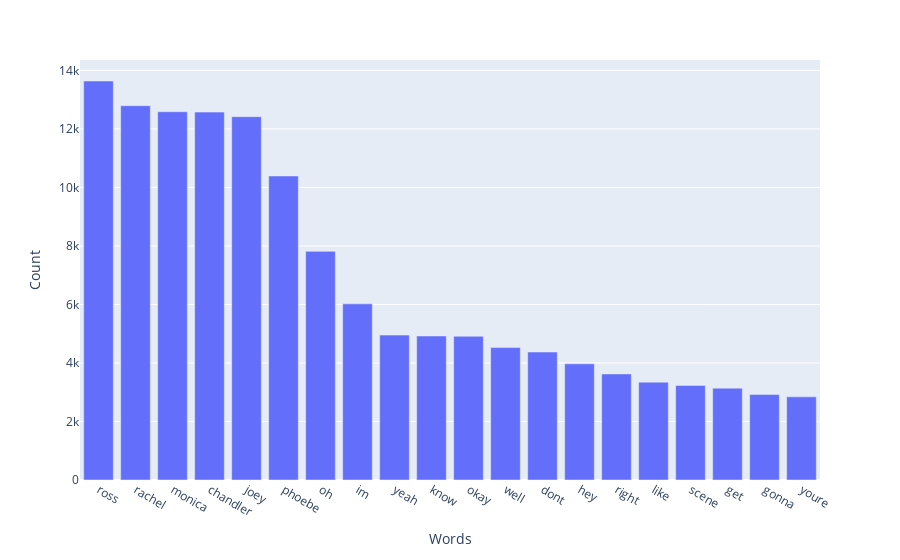

The code cell stored with this chart in its notebook:
### Code cell
fig = px.bar(frequent_words[:20], x='Words', y='Count')
fig.show()

### Figure 1 — Plotly figure (JSON) as saved in the notebook; plotly's stock layout.template omitted (floating-point values rounded to 4 significant figures)
{"data": [{"alignmentgroup": "True", "hovertemplate": "Words=%{x}<br>Count=%{y}<extra></extra>", "legendgroup": "", "marker": {"color": "#636efa", "pattern": {"shape": ""}}, "name": "", "offsetgroup": "", "orientation": "v", "showlegend": false, "textposition": "auto", "type": "bar", "x": ["ross", "rachel", "monica", "chandler", "joey", "phoebe", "oh", "im", "yeah", "know", "okay", "well", "dont", "hey", "right", "like", "scene", "get", "gonna", "youre"], "xaxis": "x", "y": [13638, 12794, 12588, 12575, 12418, 10392, 7815, 6021, 4953, 4922, 4912, 4526, 4374, 3971, 3625, 3344, 3233, 3139, 2920, 2843], "yaxis": "y"}], "layout": {"barmode": "relative", "legend": {"tracegroupgap": 0}, "margin": {"t": 60}, "xaxis": {"anchor": "y", "domain": [0, 1], "title": {"text": "Words"}}, "yaxis": {"anchor": "x", "domain": [0, 1], "title": {"text": "Count"}}}}
